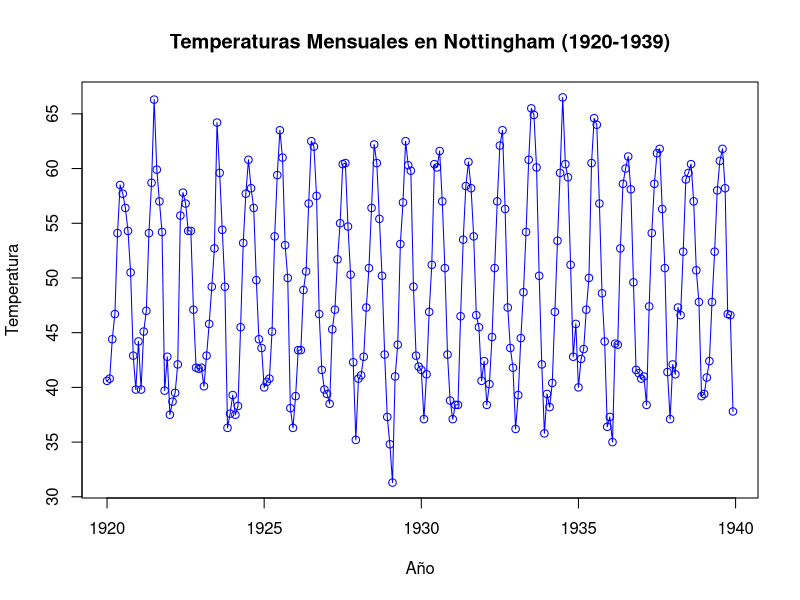
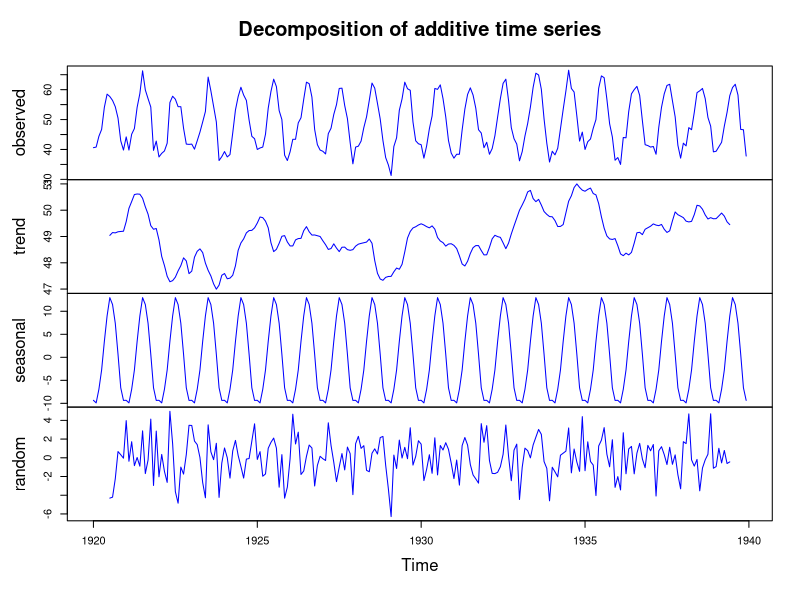
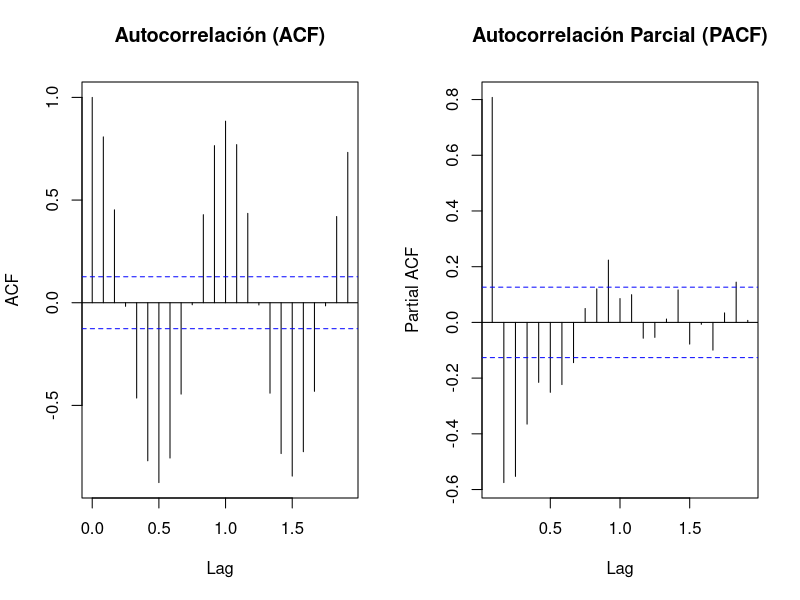
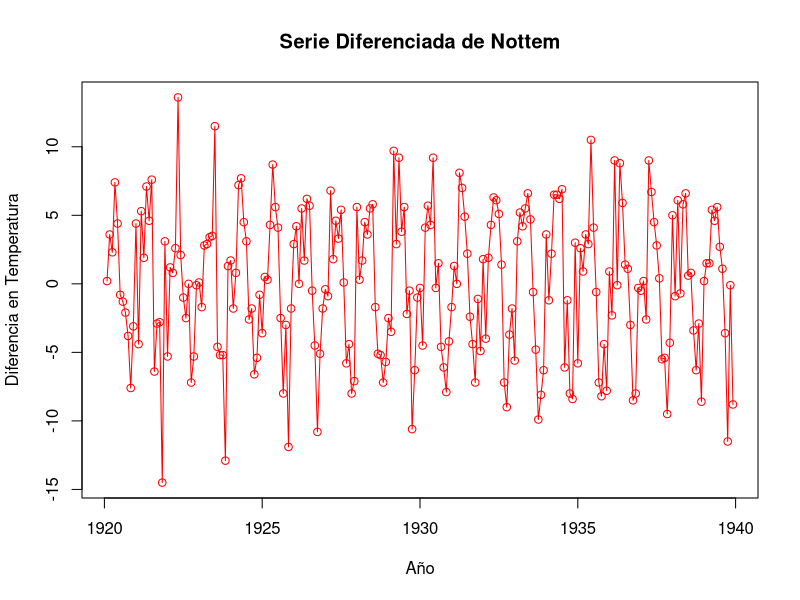
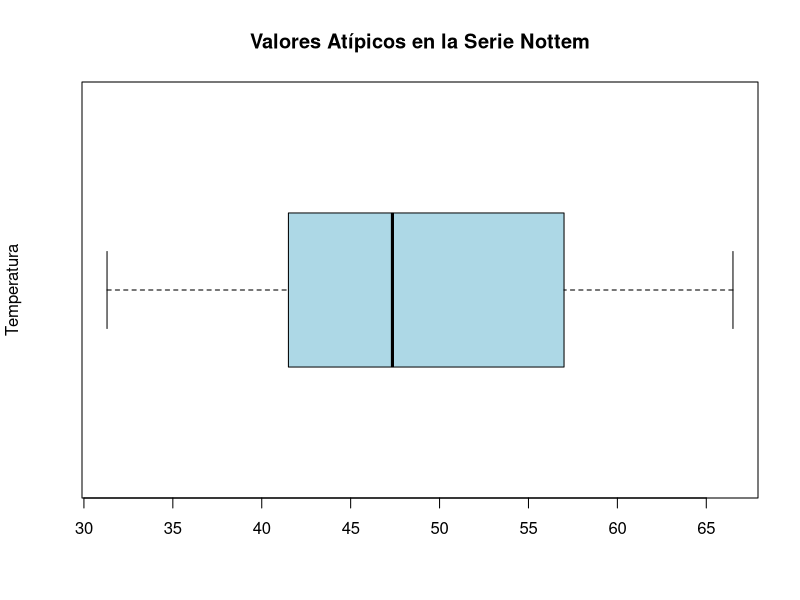
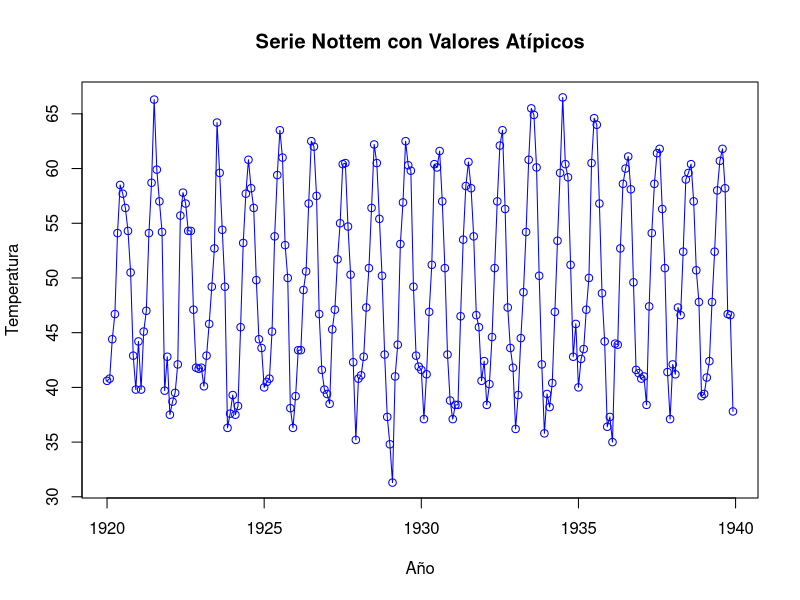

These figures' R source, in order:
# Cargar el dataset
data("nottem")

# Inspeccionar la estructura del dataset
print(class(nottem))  # Verificar que es una serie temporal (ts)
print(summary(nottem)) # Estadísticas descriptivas

# Graficar la serie temporal
plot(nottem, main = "Temperaturas Mensuales en Nottingham (1920-1939)",
     xlab = "Año", ylab = "Temperatura", col = "blue", type = "o")
# Descomponer la serie temporal
nottem_decomposed <- decompose(nottem)

# Graficar los componentes
plot(nottem_decomposed, col = "blue")
# Cargar paquete necesario para la prueba de Dickey-Fuller
install.packages("tseries")
library(tseries)

# Graficar ACF y PACF
par(mfrow = c(1,2))  # Para mostrar ambos gráficos juntos
acf(nottem, main = "Autocorrelación (ACF)")
pacf(nottem, main = "Autocorrelación Parcial (PACF)")
par(mfrow = c(1,1))  # Restaurar configuración de gráficos

# Prueba de Dickey-Fuller
adf_test <- adf.test(nottem)
print(adf_test)

# Aplicar diferenciación
nottem_diff <- diff(nottem)

#  serie diferenciada
plot(nottem_diff, main = "Serie Diferenciada de Nottem",
     xlab = "Año", ylab = "Diferencia en Temperatura", col = "red", type = "o")

# Verificar estacionariedad nuevamente
adf_test_diff <- adf.test(nottem_diff)
print(adf_test_diff)


# Boxplot  atípicos
boxplot(nottem, main = "Valores Atípicos en la Serie Nottem",
        ylab = "Temperatura", col = "lightblue", horizontal = TRUE)

# Destacar  atípicos 
outliers <- boxplot.stats(nottem)$out  # Extraer valores atípicos

#  marcar  valores atípicos
plot(nottem, main = "Serie Nottem con Valores Atípicos",
     xlab = "Año", ylab = "Temperatura", col = "blue", type = "o")
points(time(nottem)[nottem %in% outliers], outliers, col = "red", pch = 19)








